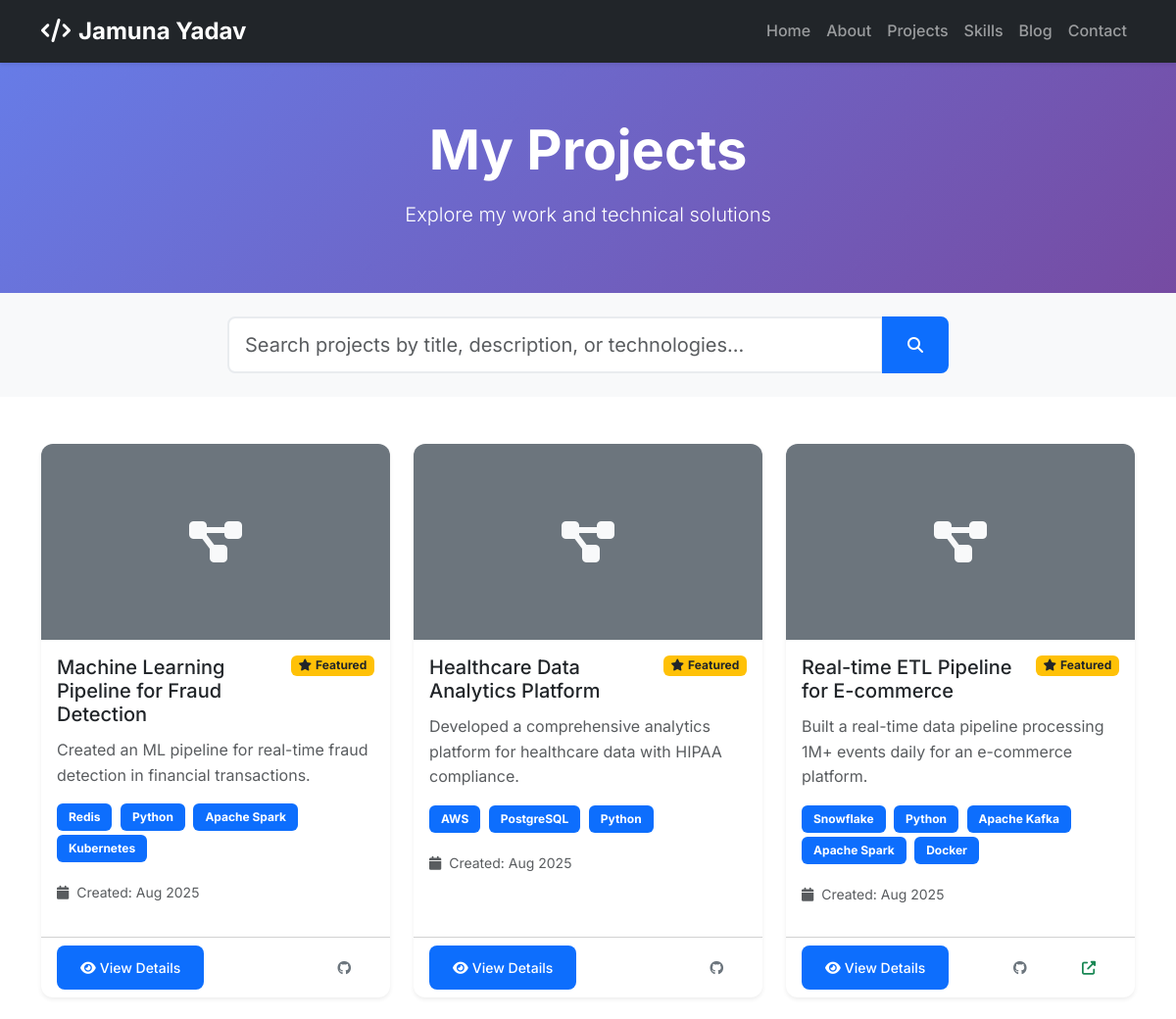
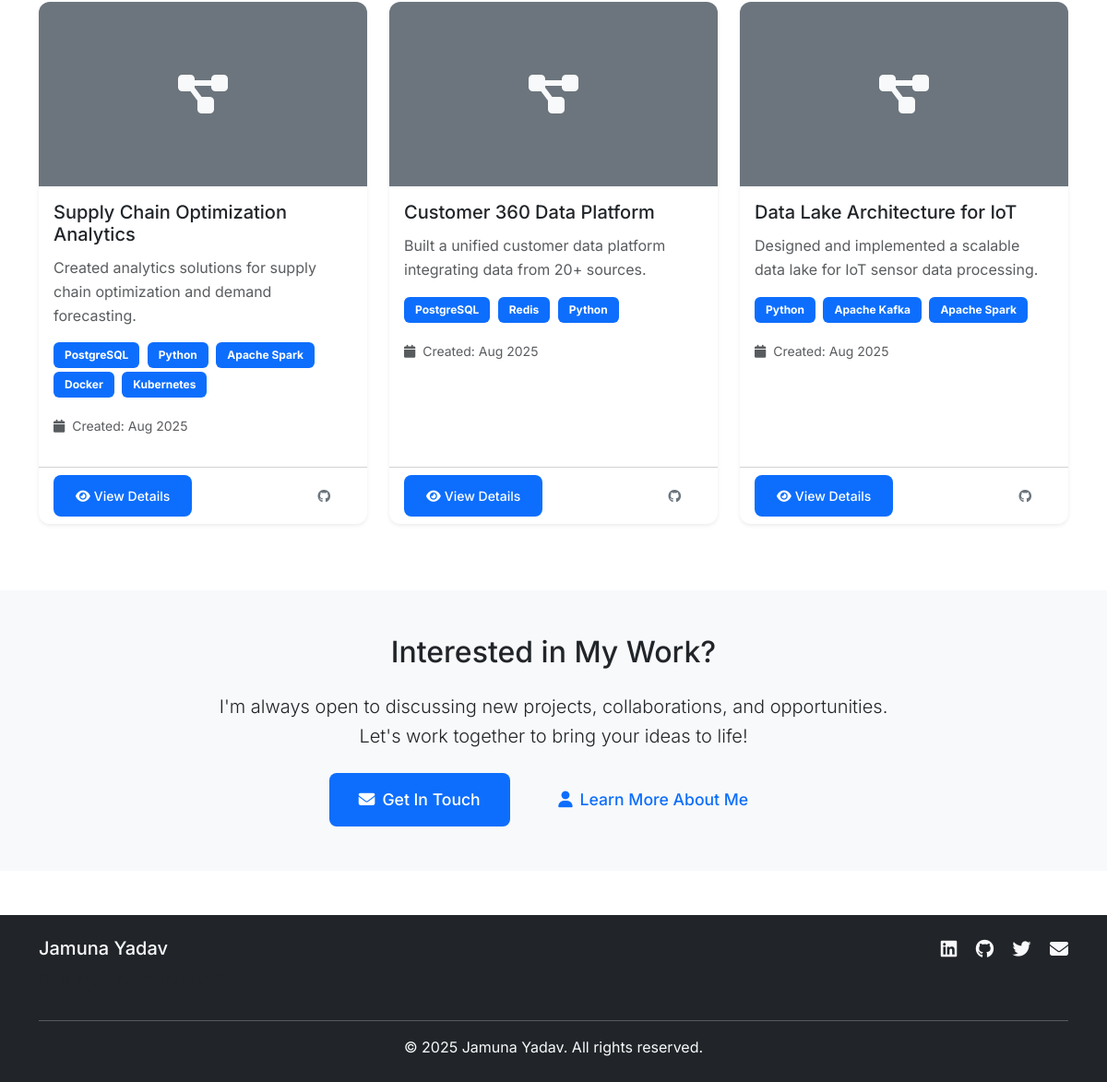
/projects/, run on the app's committed database (2 pictures, top to bottom).
### portfolio/models.py (models this page shows, shortened)
class Project(models.Model):
    title = models.CharField(max_length=200)
    description = models.TextField()
    short_description = models.CharField(max_length=300)
    image = models.ImageField(upload_to='projects/', blank=True, null=True)
    technologies = models.ManyToManyField(Skill, related_name='projects')
    github_url = models.URLField(blank=True)
    live_url = models.URLField(blank=True)
    featured = models.BooleanField(default=False)
    order = models.IntegerField(default=0)
    created_at = models.DateTimeField(auto_now_add=True)
    updated_at = models.DateTimeField(auto_now=True)
    class Meta:
        ordering = ['-featured', 'order', '-created_at']

class Skill(models.Model):
    SKILL_CATEGORIES = [
        ('programming', 'Programming Languages'),
        ('database', 'Databases'),
        ('cloud', 'Cloud Platforms'),
        ('tools', 'Tools & Technologies'),
        ('soft', 'Soft Skills'),
    ]
    name = models.CharField(max_length=100)
    category = models.CharField(max_length=20, choices=SKILL_CATEGORIES)
    proficiency = models.IntegerField(
        validators=[MinValueValidator(1), MaxValueValidator(100)],
        help_text="Skill proficiency level (1-100)"
    )
    icon = models.CharField(max_length=50, blank=True, help_text="FontAwesome icon class")
    order = models.IntegerField(default=0)
    class Meta:
        ordering = ['category', 'order', 'name']

### portfolio/views.py (the view)
# urls.py: path('projects/', views.projects, name='projects'),
def projects(request):
    projects_list = Project.objects.all()
    search_query = request.GET.get('search', '')
    if search_query:
        projects_list = projects_list.filter(
            Q(title__icontains=search_query) |
            Q(description__icontains=search_query) |
            Q(technologies__name__icontains=search_query)
        ).distinct()
    paginator = Paginator(projects_list, 9)
    page_number = request.GET.get('page')
    projects_page = paginator.get_page(page_number)
    context = {
        'projects': projects_page,
        'search_query': search_query,
    }
    return render(request, 'portfolio/projects.html', context)

### templates/portfolio/projects.html (shortened to what this page needs)
{% extends 'base.html' %}
{% load static %}
{% block content %}
<section class="bg-gradient-primary text-white py-5" style="padding-top: 120px !important;">
    <div class="container">
        <div class="row">
            <div class="col-12 text-center">
                <h1 class="display-4 fw-bold mb-3">My Projects</h1>
                <p class="lead">Explore my work and technical solutions</p>
            </div>
        </div>
    </div>
</section>
<section class="py-4 bg-light">
    <div class="container">
        <div class="row">
            <div class="col-lg-8 mx-auto">
                <form method="GET" class="search-form">
                    <div class="input-group">
                        <input type="text"
                               class="form-control form-control-lg"
                               name="search"
                               id="project-search"
                               placeholder="Search projects by title, description, or technologies..."
                               value="{{ search_query }}">
                        <button class="btn btn-primary" type="submit">
                            <i class="fas fa-search"></i>
                        </button>
                    </div>
                </form>
            </div>
        </div>
    </div>
</section>
<section class="py-5">
    <div class="container">
        {% if projects %}
        <div class="row">
            {% for project in projects %}
            <div class="col-lg-4 col-md-6 mb-4">
                <div class="project-card card h-100 shadow-sm">
                    {% if project.image %}
                        <img src="{{ project.image.url }}" class="card-img-top" alt="{{ project.title }}">
                    {% else %}
                        <div class="card-img-top bg-secondary d-flex align-items-center justify-content-center" style="height: 200px;">
                            <i class="fas fa-project-diagram fa-3x text-light"></i>
                        </div>
                    {% endif %}
                    <div class="card-body">
                        <div class="d-flex justify-content-between align-items-start mb-2">
                            <h5 class="card-title mb-1">{{ project.title }}</h5>
                            {% if project.featured %}
                                <span class="badge bg-warning text-dark">
                                    <i class="fas fa-star me-1"></i>Featured
                                </span>
                            {% endif %}
                        </div>
                        <p class="card-text text-muted">{{ project.short_description }}</p>
                        <div class="project-tech mb-3">
                            {% for tech in project.technologies.all %}
                                <span class="badge bg-primary me-1 mb-1">{{ tech.name }}</span>
                            {% endfor %}
                        </div>
                        <div class="project-meta text-muted small mb-3">
                            <i class="fas fa-calendar me-1"></i>
                            Created: {{ project.created_at|date:"M Y" }}
                        </div>
                    </div>
                    <div class="card-footer bg-transparent">
                        <div class="d-flex justify-content-between align-items-center">
                            <a href="{% url 'portfolio:project_detail' project.id %}" class="btn btn-primary btn-sm">
                                <i class="fas fa-eye me-1"></i>View Details
                            </a>
                            <div class="project-links">
                                {% if project.github_url %}
                                    <a href="{{ project.github_url }}" class="btn btn-outline-secondary btn-sm" target="_blank" title="View Code">
                                        <i class="fab fa-github"></i>
                                    </a>
                                {% endif %}
                                {% if project.live_url %}
                                    <a href="{{ project.live_url }}" class="btn btn-outline-success btn-sm" target="_blank" title="Live Demo">
                                        <i class="fas fa-external-link-alt"></i>
                                    </a>
                                {% endif %}
                            </div>
                        </div>
                    </div>
                </div>
            </div>
            {% endfor %}
        </div>
        {% endif %}
    </div>
</section>
<section class="py-5 bg-light">
    <div class="container">
        <div class="row">
            <div class="col-lg-8 mx-auto text-center">
                <h2 class="mb-4">Interested in My Work?</h2>
                <p class="lead mb-4">
                    I'm always open to discussing new projects, collaborations, and opportunities.
                    Let's work together to bring your ideas to life!
                </p>
                <a href="{% url 'portfolio:contact' %}" class="btn btn-primary btn-lg me-3">
                    <i class="fas fa-envelope me-2"></i>Get In Touch
                </a>
                <a href="{% url 'portfolio:about' %}" class="btn btn-outline-primary btn-lg">
                    <i class="fas fa-user me-2"></i>Learn More About Me
                </a>
            </div>
        </div>
    </div>
</section>
{% endblock %}

### templates/base.html (shortened to what this page needs)
<!DOCTYPE html>
<html lang="en">
<head>
    <link href="https://cdn.jsdelivr.net/npm/bootstrap@5.3.0/dist/css/bootstrap.min.css" rel="stylesheet">
    <link rel="stylesheet" href="https://cdnjs.cloudflare.com/ajax/libs/font-awesome/6.4.0/css/all.min.css">
    {% load static %}
    <link rel="stylesheet" href="{% static 'css/style.css' %}">
</head>
<body>
    <nav class="navbar navbar-expand-lg navbar-dark bg-dark fixed-top">
        <div class="container">
            <a class="navbar-brand fw-bold" href="{% url 'portfolio:home' %}">
                <i class="fas fa-code me-2"></i>Jamuna Yadav
            </a>
            <div class="collapse navbar-collapse" id="navbarNav">
                <ul class="navbar-nav ms-auto">
                    <li class="nav-item">
                        <a class="nav-link" href="{% url 'portfolio:home' %}">Home</a>
                    </li>
                    <li class="nav-item">
                        <a class="nav-link" href="{% url 'portfolio:about' %}">About</a>
                    </li>
                    <li class="nav-item">
                        <a class="nav-link" href="{% url 'portfolio:projects' %}">Projects</a>
                    </li>
                    <li class="nav-item">
                        <a class="nav-link" href="{% url 'portfolio:skills' %}">Skills</a>
                    </li>
                    <li class="nav-item">
                        <a class="nav-link" href="{% url 'portfolio:blog' %}">Blog</a>
                    </li>
                    <li class="nav-item">
                        <a class="nav-link" href="{% url 'portfolio:contact' %}">Contact</a>
                    </li>
                </ul>
            </div>
        </div>
    </nav>
    <main>
        {% block content %}{% endblock %}
    </main>
    <footer class="bg-dark text-light py-4 mt-5">
        <div class="container">
            <div class="row">
                <div class="col-md-6">
                    <h5>Jamuna Yadav</h5>
                    <p class="text-muted">Data Engineer Professional</p>
                </div>
                <div class="col-md-6 text-md-end">
                    <div class="social-links">
                        <a href="#" class="text-light me-3"><i class="fab fa-linkedin fa-lg"></i></a>
                        <a href="#" class="text-light me-3"><i class="fab fa-github fa-lg"></i></a>
                        <a href="#" class="text-light me-3"><i class="fab fa-twitter fa-lg"></i></a>
                        <a href="#" class="text-light"><i class="fas fa-envelope fa-lg"></i></a>
                    </div>
                </div>
            </div>
            <hr class="my-3">
            <div class="text-center">
                <p class="mb-0">&copy; {% now "Y" %} Jamuna Yadav. All rights reserved.</p>
            </div>
        </div>
    </footer>
</body>
</html>

### static/css/style.css (style rules this page uses)
:root { --primary-color: #0d6efd; --secondary-color: #6c757d; --success-color: #198754; --warning-color: #ffc107; --danger-color: #dc3545; --light-color: #f8f9fa; --dark-color: #212529; --gradient-primary: linear-gradient(135deg, #667eea 0%, #764ba2 100%); --gradient-secondary: linear-gradient(135deg, #f093fb 0%, #f5576c 100%); --gradient-warning: linear-gradient(135deg, #ffecd2 0%, #fcb69f 100%); --shadow-sm: 0 0.125rem 0.25rem rgba(0, 0, 0, 0.075); --shadow: 0 0.5rem 1rem rgba(0, 0, 0, 0.15); --shadow-lg: 0 1rem 3rem rgba(0, 0, 0, 0.175); }
* { margin: 0; padding: 0; box-sizing: border-box; }
body { font-family: 'Inter', sans-serif; line-height: 1.6; color: var(--dark-color); }
.navbar { box-shadow: var(--shadow-sm); transition: all 0.3s ease; }
.navbar-brand { font-weight: 700; font-size: 1.5rem; }
.nav-link { font-weight: 500; transition: color 0.3s ease; }
.btn { border-radius: 8px; font-weight: 500; padding: 0.75rem 1.5rem; transition: all 0.3s ease; border: none; }
.btn-lg { padding: 1rem 2rem; font-size: 1.1rem; }
.card { border: none; border-radius: 12px; transition: all 0.3s ease; overflow: hidden; }
.card-img-top { height: 200px; object-fit: cover; }
.project-card { background: white; border-radius: 12px; overflow: hidden; }
.project-tech .badge { font-size: 0.75rem; padding: 0.5rem 0.75rem; border-radius: 6px; }
.form-control { border-radius: 8px; border: 2px solid #e9ecef; padding: 0.75rem 1rem; transition: all 0.3s ease; }
footer { background: var(--dark-color); }
.social-links a { transition: all 0.3s ease; display: inline-block; }
.animate-fade-in-up { animation: fadeInUp 0.8s ease-out; }
.bg-gradient-primary { background: var(--gradient-primary); }

### templates/portfolio/projects.html (style rules this page uses)
.project-card { transition: all 0.3s ease; border: none; overflow: hidden; }
.project-card .card-img-top { transition: transform 0.3s ease; }
.project-tech .badge { font-size: 0.75rem; padding: 0.5rem 0.75rem; border-radius: 6px; transition: all 0.3s ease; }
.project-links .btn { margin-left: 0.25rem; transition: all 0.3s ease; }
.search-form .form-control { border-radius: 8px 0 0 8px; border: 2px solid #e9ecef; padding: 0.75rem 1rem; }
.search-form .btn { border-radius: 0 8px 8px 0; border: 2px solid var(--primary-color); padding: 0.75rem 1.5rem; }

### data on the page
Project: title "Machine Learning Pipeline for Fraud Detection", featured True (drawn), short_description "Created an ML pipeline for real-time fraud detection in financial transactions.", created_at "Aug 2025"
Skill: name "Redis"
Skill: name "Python"
Skill: name "Apache Spark"
Skill: name "Kubernetes"
Project: title "Healthcare Data Analytics Platform", featured True (drawn), short_description "Developed a comprehensive analytics platform for healthcare data with HIPAA compliance.", created_at "Aug 2025"
Skill: name "AWS"
Skill: name "PostgreSQL"
Project: title "Real-time ETL Pipeline for E-commerce", featured True (drawn), short_description "Built a real-time data pipeline processing 1M+ events daily for an e-commerce platform.", created_at "Aug 2025"
Skill: name "Snowflake"
Skill: name "Apache Kafka"
Skill: name "Docker"
Project: title "Supply Chain Optimization Analytics", short_description "Created analytics solutions for supply chain optimization and demand forecasting.", created_at "Aug 2025"
Project: title "Customer 360 Data Platform", short_description "Built a unified customer data platform integrating data from 20+ sources.", created_at "Aug 2025"
Project: title "Data Lake Architecture for IoT", short_description "Designed and implemented a scalable data lake for IoT sensor data processing.", created_at "Aug 2025"
